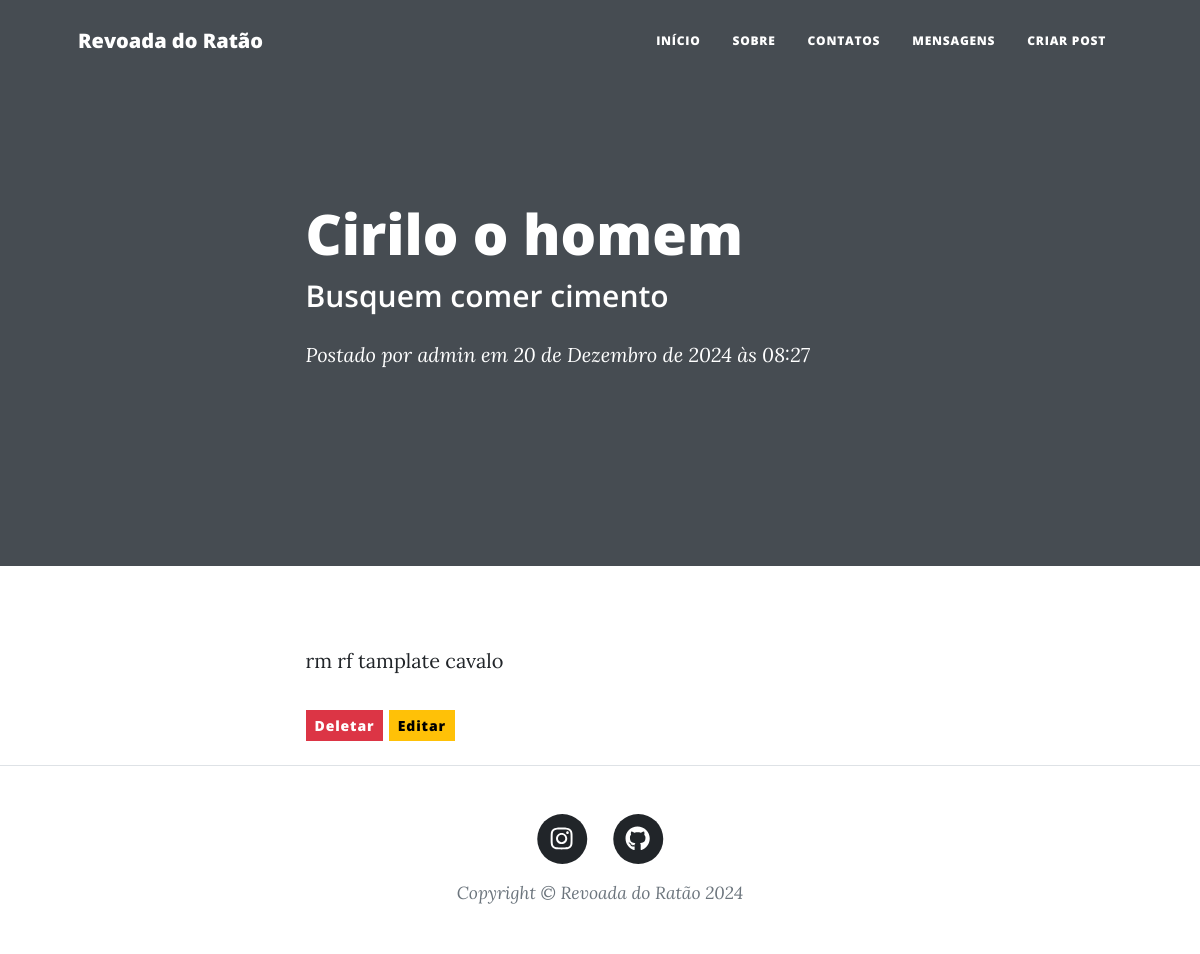
Screenshot of /post/8 with the database file from the repository.
### blog/models.py (models this page shows, shortened)
class Blog(models.Model):
    nome = models.CharField(max_length=100)
    subnome = models.TextField(max_length=200, blank=True)
    descricao = models.TextField(max_length=2000)
    capa = models.ImageField(blank=True)
    logo = models.ImageField()
    instagram = models.URLField(blank=True)
    facebook = models.URLField(blank=True)
    github = models.URLField(blank=True)
    autores = models.ManyToManyField(User)

class Post(models.Model):
    titulo = models.CharField(max_length=140)
    subtitulo = models.CharField(max_length=140, blank=True)
    data_criacao = models.DateTimeField(auto_now_add=True)
    usuario = models.ForeignKey(User, on_delete=models.CASCADE)
    conteudo = models.TextField(max_length=2000)
    capa = models.ImageField(blank=True)

### blog/views.py (the view)
# urls.py: path('post/<int:post_id>', views.post, name='post'),
def post(request, post_id):
    context = {
        "post" : Post.objects.get(pk=post_id),
        "blog" : Blog.objects.first(),
    }
    return render(request, "post.html", context)

### blog/templates/post.html (shortened to what this page needs)
{% extends "base.html" %}
{% load static %}
{% block header %}
{% if post.capa %}
    <header class="masthead" style="background-image: url('{{ post.capa.url }}')">
    {% else %}
        <header class="masthead">
{% endif %}
    <div class="container position-relative px-4 px-lg-5">
        <div class="row gx-4 gx-lg-5 justify-content-center">
            <div class="col-md-10 col-lg-8 col-xl-7">
                <div class="post-heading">
                    <h1>{{ post.titulo }}</h1>
                    <h2 class="subheading">{{ post.subtitulo }}</h2>
                    <span class="meta">
                        Postado por
                        <a href="#!">{{post.usuario.username}}</a>
                        em {{post.data_criacao}}
                    </span>
                </div>
            </div>
        </div>
    </div>
</header>
{% endblock header %}
{% block conteudo %}
<article class="mb-4">
    <div class="container px-4 px-lg-5">
        <div class="row gx-4 gx-lg-5 justify-content-center">
            <div class="col-md-10 col-lg-8 col-xl-7">
                <p>
                    {{ post.conteudo }}
                </p>
                <a href="{% url 'deletar_post' post.id %}">
                    <button type="button" class="btn btn-sm btn-danger">Deletar</button>
                </a>
                <a href="{% url 'editar_post' post.id %}">
                    <button type="button" class="btn btn-sm btn-warning">Editar</button>
                </a>
            </div>
        </div>
    </div>
</article>
{% endblock conteudo %}

### blog/templates/base.html (shortened to what this page needs)
{% load static %}
<!DOCTYPE html>
<html lang="pt-br">
    <head>
        <link href="{% static 'css/styles.css' %}" rel="stylesheet" />
    </head>
    <body>
        <nav class="navbar navbar-expand-lg navbar-light" id="mainNav">
            <div class="container px-4 px-lg-5">
                <a class="navbar-brand" href="{% url 'index' %}">{{blog.nome}}</a>
                <div class="collapse navbar-collapse" id="navbarResponsive">
                    <ul class="navbar-nav ms-auto py-4 py-lg-0">
                        <li class="nav-item"><a class="nav-link px-lg-3 py-3 py-lg-4" href="{% url 'index' %}">Início</a></li>
                        <li class="nav-item"><a class="nav-link px-lg-3 py-3 py-lg-4" href="{% url 'about' %}">Sobre</a></li>
                        <li class="nav-item"><a class="nav-link px-lg-3 py-3 py-lg-4" href="{% url 'contact' %}">Contatos</a></li>
                        <li class="nav-item"><a class="nav-link px-lg-3 py-3 py-lg-4" href="{% url 'mensagens' %}">Mensagens</a></li>
                        <li class="nav-item"><a class="nav-link px-lg-3 py-3 py-lg-4" href="{% url 'criar_post' %}">Criar post</a></li>
                    </ul>
                </div>
            </div>
        </nav>
        {% block header %}{% endblock header %}
        {% block conteudo %}
        {% endblock conteudo %}
        <footer class="border-top">
            <div class="container px-4 px-lg-5">
                <div class="row gx-4 gx-lg-5 justify-content-center">
                    <div class="col-md-10 col-lg-8 col-xl-7">
                        <ul class="list-inline text-center">
                            <li class="list-inline-item">
                                <a href="{{blog.instagram}}">
                                    <span class="fa-stack fa-lg">
                                        <i class="fas fa-circle fa-stack-2x"></i>
                                        <i class="fab fa-instagram fa-stack-1x fa-inverse"></i>
                                    </span>
                                </a>
                            </li>
                            <li class="list-inline-item">
                                <a href="{{blog.github}}">
                                    <span class="fa-stack fa-lg">
                                        <i class="fas fa-circle fa-stack-2x"></i>
                                        <i class="fab fa-github fa-stack-1x fa-inverse"></i>
                                    </span>
                                </a>
                            </li>
                        </ul>
                        <div class="small text-center text-muted fst-italic">Copyright &copy; {{blog.nome}} {% now 'Y' %} </div>
                    </div>
                </div>
            </div>
        </footer>
    </body>
</html>

### rows the page displays
Blog: nome "Revoada do Ratão"
Post: titulo "Cirilo o homem", subtitulo "Busquem comer cimento", usuario.username "admin", data_criacao "20 de Dezembro de 2024 às 08:27", conteudo "rm rf tamplate cavalo"
